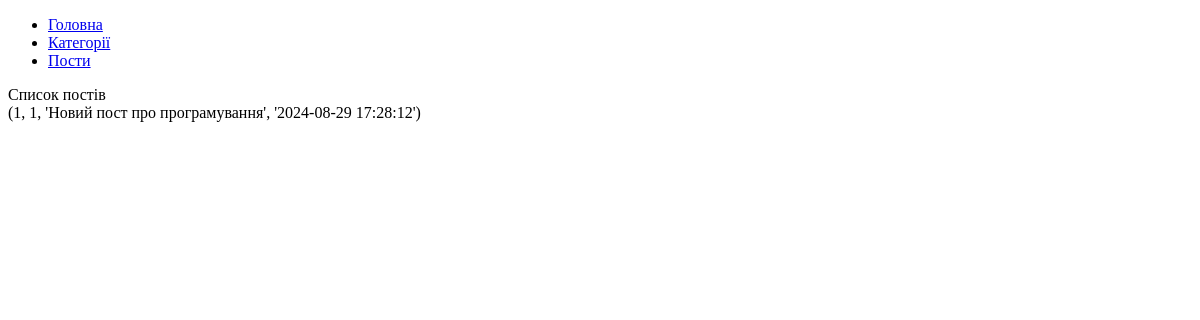
Page /categories/1 on the earlier database version.
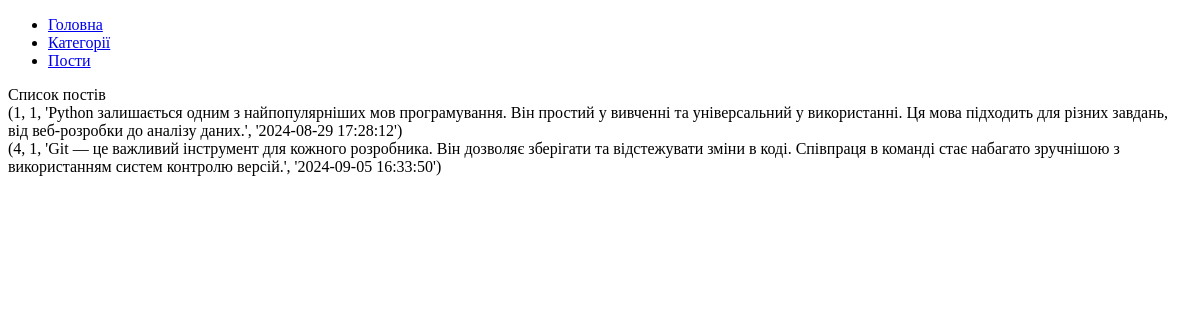
Same page on the later database version.
### tables this page shows
CREATE TABLE post (
    post_id INTEGER PRIMARY KEY AUTOINCREMENT,
    category_id INTEGER,
    text TEXT,
    datetime TEXT DEFAULT CURRENT_TIMESTAMP,
    FOREIGN KEY(category_id) REFERENCES category(category_id)
);

### main.py (the view)
@app.route("/categories/<id>")
def posts_by_category(id):
    return render_template("post_list.html",
                            post_list=db.getPostsByCategory(id))

### db.py (called while the page is built)
def open():
    global conn, cursor
    conn = sqlite3.connect(db_name)
    cursor = conn.cursor()

def close():
    cursor.close()
    conn.close()

def getPostsByCategory(category_id):
    open()
    cursor.execute("SELECT * FROM post WHERE category_id = ?;", [category_id])
    res = cursor.fetchall()
    close()
    return res

### templates/post_list.html
{% extends 'base.html' %}
{% block content %}
    Список постів
    {% for p in post_list %}
    <div>
        {{p}}
    </div>
    {%endfor%}
{% endblock %}

Differences in the rows shown:
changed post (number 1 of 2 on the later page): p "(1, 1, 'Новий пост про програмування', '2024-08-29 17:28:12')" → "(1, 1, 'Python залишається одним з найпопулярніших мов програмування. Він простий у вивченні та універсальний у використанні. Ця мова підходить для різних завдань, від веб-розробки до аналізу даних.', '2024-08-29 17:28:12')"
added post: p "(4, 1, 'Git — це важливий інструмент для кожного розробника. Він дозволяє зберігати та відстежувати зміни в коді. Співпраця в команді стає набагато зручнішою з використанням систем контролю версій.', '2024-09-05 16:33:50')"
